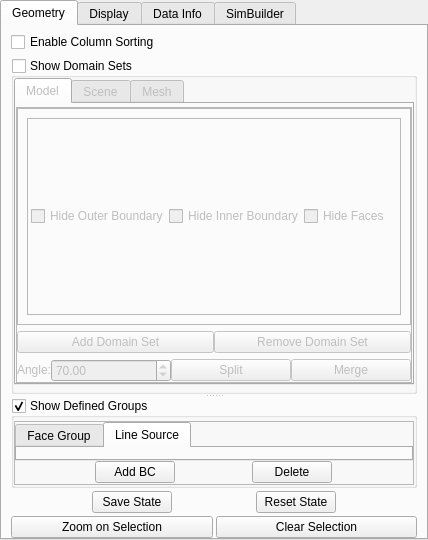
<?xml version="1.0" encoding="UTF-8"?>
<ui version="4.0">
 <class>qtCMBPanel</class>
 <widget class="QWidget" name="qtCMBPanel">
  <property name="geometry">
   <rect>
    <x>0</x>
    <y>0</y>
    <width>428</width>
    <height>540</height>
   </rect>
  </property>
  <property name="windowTitle">
   <string>Form</string>
  </property>
  <layout class="QGridLayout">
   <property name="margin">
    <number>0</number>
   </property>
   <property name="spacing">
    <number>0</number>
   </property>
   <item row="0" column="0">
    <widget class="QTabWidget" name="tabWidget">
     <property name="sizePolicy">
      <sizepolicy hsizetype="Preferred" vsizetype="Preferred">
       <horstretch>0</horstretch>
       <verstretch>0</verstretch>
      </sizepolicy>
     </property>
     <property name="autoFillBackground">
      <bool>false</bool>
     </property>
     <property name="currentIndex">
      <number>0</number>
     </property>
     <widget class="QWidget" name="tab">
      <attribute name="title">
       <string>Geometry</string>
      </attribute>
      <layout class="QVBoxLayout">
       <property name="spacing">
        <number>3</number>
       </property>
       <property name="leftMargin">
        <number>9</number>
       </property>
       <property name="topMargin">
        <number>3</number>
       </property>
       <property name="rightMargin">
        <number>9</number>
       </property>
       <property name="bottomMargin">
        <number>0</number>
       </property>
       <item>
        <layout class="QHBoxLayout" name="horizontalLayout_2">
         <property name="topMargin">
          <number>3</number>
         </property>
         <property name="bottomMargin">
          <number>3</number>
         </property>
         <item>
          <widget class="QCheckBox" name="checkBoxSorting">
           <property name="text">
            <string>Enable Column Sorting</string>
           </property>
          </widget>
         </item>
        </layout>
       </item>
       <item>
        <widget class="QSplitter" name="splitterLayout">
         <property name="minimumSize">
          <size>
           <width>0</width>
           <height>100</height>
          </size>
         </property>
         <property name="orientation">
          <enum>Qt::Vertical</enum>
         </property>
         <property name="childrenCollapsible">
          <bool>false</bool>
         </property>
         <widget class="QGroupBox" name="groupBoxMaterial">
          <property name="minimumSize">
           <size>
            <width>0</width>
            <height>50</height>
           </size>
          </property>
          <property name="title">
           <string>Show Domain Sets</string>
          </property>
          <property name="flat">
           <bool>false</bool>
          </property>
          <property name="checkable">
           <bool>true</bool>
          </property>
          <property name="checked">
           <bool>false</bool>
          </property>
          <layout class="QGridLayout">
           <property name="leftMargin">
            <number>0</number>
           </property>
           <property name="topMargin">
            <number>0</number>
           </property>
           <property name="rightMargin">
            <number>0</number>
           </property>
           <property name="bottomMargin">
            <number>6</number>
           </property>
           <item row="0" column="0">
            <widget class="QTabWidget" name="tabWidget_2">
             <property name="contextMenuPolicy">
              <enum>Qt::NoContextMenu</enum>
             </property>
             <property name="currentIndex">
              <number>0</number>
             </property>
             <property name="usesScrollButtons">
              <bool>false</bool>
             </property>
             <property name="tabsClosable">
              <bool>false</bool>
             </property>
             <property name="movable">
              <bool>false</bool>
             </property>
             <widget class="QWidget" name="tab_Model">
              <attribute name="title">
               <string>Model</string>
              </attribute>
              <layout class="QVBoxLayout" name="verticalLayout">
               <property name="leftMargin">
                <number>0</number>
               </property>
               <property name="topMargin">
                <number>3</number>
               </property>
               <property name="rightMargin">
                <number>0</number>
               </property>
               <property name="bottomMargin">
                <number>0</number>
               </property>
               <item>
                <widget class="QFrame" name="frameMaterails">
                 <property name="minimumSize">
                  <size>
                   <width>16</width>
                   <height>10</height>
                  </size>
                 </property>
                 <property name="frameShape">
                  <enum>QFrame::StyledPanel</enum>
                 </property>
                 <property name="frameShadow">
                  <enum>QFrame::Raised</enum>
                 </property>
                 <property name="lineWidth">
                  <number>0</number>
                 </property>
                 <layout class="QGridLayout">
                  <property name="horizontalSpacing">
                   <number>0</number>
                  </property>
                  <property name="margin">
                   <number>0</number>
                  </property>
                  <item row="2" column="0">
                   <layout class="QHBoxLayout" name="layoutSplitAndMerge">
                    <item>
                     <widget class="QLabel" name="label">
                      <property name="sizePolicy">
                       <sizepolicy hsizetype="Fixed" vsizetype="Fixed">
                        <horstretch>0</horstretch>
                        <verstretch>0</verstretch>
                       </sizepolicy>
                      </property>
                      <property name="text">
                       <string>Angle:</string>
                      </property>
                     </widget>
                    </item>
                    <item>
                     <widget class="pqDoubleSpinBox" name="featureAngle">
                      <property name="sizePolicy">
                       <sizepolicy hsizetype="Preferred" vsizetype="Fixed">
                        <horstretch>0</horstretch>
                        <verstretch>0</verstretch>
                       </sizepolicy>
                      </property>
                      <property name="suffix">
                       <string/>
                      </property>
                      <property name="minimum">
                       <double>1.000000000000000</double>
                      </property>
                      <property name="maximum">
                       <double>180.000000000000000</double>
                      </property>
                      <property name="value">
                       <double>70.000000000000000</double>
                      </property>
                     </widget>
                    </item>
                    <item>
                     <widget class="QPushButton" name="pushButton_ApplyAngle">
                      <property name="sizePolicy">
                       <sizepolicy hsizetype="Minimum" vsizetype="Fixed">
                        <horstretch>0</horstretch>
                        <verstretch>0</verstretch>
                       </sizepolicy>
                      </property>
                      <property name="toolTip">
                       <string>Detect faces with the new feature angle</string>
                      </property>
                      <property name="text">
                       <string>Split</string>
                      </property>
                      <property name="icon">
                       <iconset>
                        <normaloff>../../../../../Qt/qt-win-commercial-src-4.3.5/bin</normaloff>../../../../../Qt/qt-win-commercial-src-4.3.5/bin</iconset>
                      </property>
                     </widget>
                    </item>
                    <item>
                     <widget class="QPushButton" name="pushButton_merge">
                      <property name="text">
                       <string>Merge</string>
                      </property>
                     </widget>
                    </item>
                   </layout>
                  </item>
                  <item row="1" column="0">
                   <layout class="QHBoxLayout">
                    <item>
                     <widget class="QPushButton" name="pushButtonAddMaterial">
                      <property name="text">
                       <string>Add Domain Set</string>
                      </property>
                     </widget>
                    </item>
                    <item>
                     <widget class="QPushButton" name="pushButtonRemoveMaterial">
                      <property name="text">
                       <string>Remove Domain Set</string>
                      </property>
                     </widget>
                    </item>
                   </layout>
                  </item>
                  <item row="0" column="0">
                   <widget class="QFrame" name="frameMaterialTree">
                    <property name="sizePolicy">
                     <sizepolicy hsizetype="Expanding" vsizetype="Expanding">
                      <horstretch>0</horstretch>
                      <verstretch>0</verstretch>
                     </sizepolicy>
                    </property>
                    <property name="frameShape">
                     <enum>QFrame::StyledPanel</enum>
                    </property>
                    <property name="frameShadow">
                     <enum>QFrame::Raised</enum>
                    </property>
                    <property name="lineWidth">
                     <number>0</number>
                    </property>
                    <layout class="QVBoxLayout" name="verticalLayout_7">
                     <item>
                      <layout class="QVBoxLayout" name="verticalLayout_6">
                       <item>
                        <widget class="QFrame" name="frameHideEntity">
                         <property name="frameShape">
                          <enum>QFrame::StyledPanel</enum>
                         </property>
                         <property name="frameShadow">
                          <enum>QFrame::Raised</enum>
                         </property>
                         <layout class="QHBoxLayout" name="horizontalLayout_4">
                          <property name="spacing">
                           <number>0</number>
                          </property>
                          <property name="margin">
                           <number>0</number>
                          </property>
                          <item>
                           <layout class="QHBoxLayout" name="hideModelLayout">
                            <property name="spacing">
                             <number>0</number>
                            </property>
                            <property name="leftMargin">
                             <number>3</number>
                            </property>
                            <item>
                             <widget class="QCheckBox" name="checkBoxHideOuterBoundary">
                              <property name="text">
                               <string>Hide Outer Boundary</string>
                              </property>
                             </widget>
                            </item>
                            <item>
                             <widget class="QCheckBox" name="checkBoxHideInternal">
                              <property name="text">
                               <string>Hide Inner Boundary</string>
                              </property>
                             </widget>
                            </item>
                            <item>
                             <widget class="QCheckBox" name="checkBoxHideModelFaces">
                              <property name="text">
                               <string>Hide Faces</string>
                              </property>
                             </widget>
                            </item>
                           </layout>
                          </item>
                         </layout>
                        </widget>
                       </item>
                      </layout>
                     </item>
                    </layout>
                   </widget>
                  </item>
                 </layout>
                </widget>
               </item>
              </layout>
             </widget>
             <widget class="QWidget" name="tab_Scene">
              <attribute name="title">
               <string>Scene</string>
              </attribute>
              <layout class="QVBoxLayout" name="verticalLayout_2">
               <property name="margin">
                <number>0</number>
               </property>
               <item>
                <widget class="qtCMBTreeWidget" name="SceneGraph">
                 <property name="contextMenuPolicy">
                  <enum>Qt::NoContextMenu</enum>
                 </property>
                 <property name="toolTip">
                  <string>Objects contained in the Scene</string>
                 </property>
                 <property name="selectionMode">
                  <enum>QAbstractItemView::NoSelection</enum>
                 </property>
                 <column>
                  <property name="text">
                   <string>Scene</string>
                  </property>
                 </column>
                 <column>
                  <property name="text">
                   <string>Visibility</string>
                  </property>
                 </column>
                 <column>
                  <property name="text">
                   <string>Locked</string>
                  </property>
                 </column>
                </widget>
               </item>
              </layout>
             </widget>
             <widget class="QWidget" name="tab_Mesh">
              <attribute name="title">
               <string>Mesh</string>
              </attribute>
              <layout class="QVBoxLayout" name="verticalLayout_3">
               <item>
                <widget class="QFrame" name="frameMeshTree">
                 <property name="sizePolicy">
                  <sizepolicy hsizetype="Expanding" vsizetype="Expanding">
                   <horstretch>0</horstretch>
                   <verstretch>0</verstretch>
                  </sizepolicy>
                 </property>
                 <property name="frameShape">
                  <enum>QFrame::StyledPanel</enum>
                 </property>
                 <property name="frameShadow">
                  <enum>QFrame::Raised</enum>
                 </property>
                 <layout class="QVBoxLayout" name="verticalLayout_5">
                  <property name="spacing">
                   <number>7</number>
                  </property>
                  <property name="margin">
                   <number>0</number>
                  </property>
                 </layout>
                </widget>
               </item>
               <item>
                <layout class="QGridLayout" name="gridLayout_MeshVisibility">
                 <item row="0" column="0">
                  <widget class="QCheckBox" name="checkBoxShowFaceMesh">
                   <property name="text">
                    <string>Show Face Mesh</string>
                   </property>
                   <property name="checked">
                    <bool>true</bool>
                   </property>
                  </widget>
                 </item>
                 <item row="0" column="1">
                  <widget class="QCheckBox" name="checkBoxShowEdgeMesh">
                   <property name="text">
                    <string>Show Edge Mesh</string>
                   </property>
                   <property name="checked">
                    <bool>true</bool>
                   </property>
                  </widget>
                 </item>
                 <item row="1" column="0">
                  <widget class="QCheckBox" name="checkBoxShowEdgeMeshPoints">
                   <property name="text">
                    <string>Show Edge Mesh Points</string>
                   </property>
                  </widget>
                 </item>
                 <item row="1" column="1">
                  <widget class="QCheckBox" name="checkBoxShowEdgePoints">
                   <property name="text">
                    <string>Show Model Edge Points</string>
                   </property>
                  </widget>
                 </item>
                </layout>
               </item>
               <item>
                <widget class="QGroupBox" name="groupBox_MeshGlobal">
                 <property name="sizePolicy">
                  <sizepolicy hsizetype="Preferred" vsizetype="Fixed">
                   <horstretch>0</horstretch>
                   <verstretch>0</verstretch>
                  </sizepolicy>
                 </property>
                 <property name="title">
                  <string>Set Global Parameters</string>
                 </property>
                 <layout class="QHBoxLayout" name="horizontalLayout">
                  <property name="topMargin">
                   <number>3</number>
                  </property>
                  <property name="bottomMargin">
                   <number>3</number>
                  </property>
                  <item>
                   <widget class="QLabel" name="label_5">
                    <property name="sizePolicy">
                     <sizepolicy hsizetype="Preferred" vsizetype="Fixed">
                      <horstretch>0</horstretch>
                      <verstretch>0</verstretch>
                     </sizepolicy>
                    </property>
                    <property name="text">
                     <string>Min Angle</string>
                    </property>
                   </widget>
                  </item>
                  <item>
                   <widget class="QLineEdit" name="lineEdit_MeshMinAngle">
                    <property name="sizePolicy">
                     <sizepolicy hsizetype="Expanding" vsizetype="Fixed">
                      <horstretch>0</horstretch>
                      <verstretch>0</verstretch>
                     </sizepolicy>
                    </property>
                    <property name="text">
                     <string>0</string>
                    </property>
                   </widget>
                  </item>
                  <item>
                   <widget class="QLabel" name="label_6">
                    <property name="sizePolicy">
                     <sizepolicy hsizetype="Preferred" vsizetype="Fixed">
                      <horstretch>0</horstretch>
                      <verstretch>0</verstretch>
                     </sizepolicy>
                    </property>
                    <property name="text">
                     <string>Edge Length</string>
                    </property>
                   </widget>
                  </item>
                  <item>
                   <widget class="QLineEdit" name="lineEdit_MeshGlobalLen">
                    <property name="sizePolicy">
                     <sizepolicy hsizetype="Expanding" vsizetype="Fixed">
                      <horstretch>0</horstretch>
                      <verstretch>0</verstretch>
                     </sizepolicy>
                    </property>
                    <property name="text">
                     <string>0</string>
                    </property>
                   </widget>
                  </item>
                 </layout>
                </widget>
               </item>
               <item>
                <widget class="QGroupBox" name="groupBox_MeshLocal">
                 <property name="sizePolicy">
                  <sizepolicy hsizetype="Preferred" vsizetype="Fixed">
                   <horstretch>0</horstretch>
                   <verstretch>0</verstretch>
                  </sizepolicy>
                 </property>
                 <property name="title">
                  <string>Set Local Parameters For Selected Mesh</string>
                 </property>
                 <layout class="QGridLayout" name="gridLayout">
                  <property name="topMargin">
                   <number>3</number>
                  </property>
                  <property name="bottomMargin">
                   <number>3</number>
                  </property>
                  <item row="0" column="5">
                   <widget class="QLineEdit" name="lineEdit_MeshLocalLen">
                    <property name="sizePolicy">
                     <sizepolicy hsizetype="Expanding" vsizetype="Fixed">
                      <horstretch>0</horstretch>
                      <verstretch>0</verstretch>
                     </sizepolicy>
                    </property>
                    <property name="text">
                     <string>0</string>
                    </property>
                   </widget>
                  </item>
                  <item row="1" column="0" colspan="2">
                   <widget class="QLabel" name="label_4">
                    <property name="text">
                     <string>Representation</string>
                    </property>
                   </widget>
                  </item>
                  <item row="0" column="0">
                   <widget class="QLabel" name="label_8">
                    <property name="sizePolicy">
                     <sizepolicy hsizetype="Preferred" vsizetype="Fixed">
                      <horstretch>0</horstretch>
                      <verstretch>0</verstretch>
                     </sizepolicy>
                    </property>
                    <property name="text">
                     <string>Min Angle</string>
                    </property>
                   </widget>
                  </item>
                  <item row="0" column="3">
                   <widget class="QLabel" name="label_3">
                    <property name="text">
                     <string>Edge Length</string>
                    </property>
                   </widget>
                  </item>
                  <item row="0" column="2">
                   <widget class="QLineEdit" name="lineEdit_MeshLocalMinAngle">
                    <property name="sizePolicy">
                     <sizepolicy hsizetype="Expanding" vsizetype="Fixed">
                      <horstretch>0</horstretch>
                      <verstretch>0</verstretch>
                     </sizepolicy>
                    </property>
                    <property name="text">
                     <string>0</string>
                    </property>
                   </widget>
                  </item>
                  <item row="1" column="2" colspan="3">
                   <widget class="QComboBox" name="comboBoxFaceMeshRep"/>
                  </item>
                 </layout>
                </widget>
               </item>
               <item>
                <layout class="QHBoxLayout" name="horizontalLayout_3">
                 <item>
                  <widget class="QPushButton" name="pushButton_MeshApply">
                   <property name="text">
                    <string>Apply</string>
                   </property>
                  </widget>
                 </item>
                 <item>
                  <widget class="QPushButton" name="pushButtonSaveAnalysisMesh">
                   <property name="text">
                    <string>Save Analysis Mesh</string>
                   </property>
                  </widget>
                 </item>
                </layout>
               </item>
              </layout>
             </widget>
            </widget>
           </item>
          </layout>
         </widget>
         <widget class="QGroupBox" name="groupBoxBCGroup">
          <property name="minimumSize">
           <size>
            <width>0</width>
            <height>20</height>
           </size>
          </property>
          <property name="title">
           <string>Show Defined Groups</string>
          </property>
          <property name="flat">
           <bool>false</bool>
          </property>
          <property name="checkable">
           <bool>true</bool>
          </property>
          <property name="checked">
           <bool>true</bool>
          </property>
          <layout class="QGridLayout">
           <property name="leftMargin">
            <number>0</number>
           </property>
           <property name="topMargin">
            <number>3</number>
           </property>
           <property name="rightMargin">
            <number>0</number>
           </property>
           <property name="bottomMargin">
            <number>0</number>
           </property>
           <property name="spacing">
            <number>0</number>
           </property>
           <item row="0" column="0">
            <widget class="QFrame" name="frameBCGroups">
             <property name="minimumSize">
              <size>
               <width>16</width>
               <height>10</height>
              </size>
             </property>
             <property name="frameShape">
              <enum>QFrame::StyledPanel</enum>
             </property>
             <property name="frameShadow">
              <enum>QFrame::Raised</enum>
             </property>
             <property name="lineWidth">
              <number>0</number>
             </property>
             <layout class="QVBoxLayout">
              <property name="spacing">
               <number>0</number>
              </property>
              <property name="margin">
               <number>0</number>
              </property>
              <item>
               <widget class="QTabWidget" name="tabWidget_BCS">
                <property name="enabled">
                 <bool>true</bool>
                </property>
                <property name="currentIndex">
                 <number>1</number>
                </property>
                <widget class="QWidget" name="tab_FacetBCS">
                 <attribute name="title">
                  <string>Face Group</string>
                 </attribute>
                 <layout class="QGridLayout">
                  <property name="margin">
                   <number>0</number>
                  </property>
                 </layout>
                </widget>
                <widget class="QWidget" name="tab_LineGroup">
                 <attribute name="title">
                  <string>Line Source</string>
                 </attribute>
                </widget>
               </widget>
              </item>
              <item>
               <widget class="QStackedWidget" name="stackedWidget">
                <property name="sizePolicy">
                 <sizepolicy hsizetype="Preferred" vsizetype="Fixed">
                  <horstretch>0</horstretch>
                  <verstretch>0</verstretch>
                 </sizepolicy>
                </property>
                <property name="minimumSize">
                 <size>
                  <width>10</width>
                  <height>10</height>
                 </size>
                </property>
                <property name="currentIndex">
                 <number>0</number>
                </property>
                <widget class="QWidget" name="page_BCS">
                 <layout class="QHBoxLayout">
                  <property name="topMargin">
                   <number>0</number>
                  </property>
                  <property name="bottomMargin">
                   <number>0</number>
                  </property>
                  <item>
                   <widget class="QPushButton" name="pushButtonAddBC">
                    <property name="sizePolicy">
                     <sizepolicy hsizetype="Fixed" vsizetype="Fixed">
                      <horstretch>0</horstretch>
                      <verstretch>0</verstretch>
                     </sizepolicy>
                    </property>
                    <property name="text">
                     <string>Add BC</string>
                    </property>
                   </widget>
                  </item>
                  <item>
                   <widget class="QPushButton" name="pushButtonRemoveBC">
                    <property name="sizePolicy">
                     <sizepolicy hsizetype="Fixed" vsizetype="Fixed">
                      <horstretch>0</horstretch>
                      <verstretch>0</verstretch>
                     </sizepolicy>
                    </property>
                    <property name="text">
                     <string>Delete</string>
                    </property>
                   </widget>
                  </item>
                 </layout>
                </widget>
                <widget class="QWidget" name="page_Line">
                 <property name="enabled">
                  <bool>false</bool>
                 </property>
                 <layout class="QHBoxLayout">
                  <property name="topMargin">
                   <number>0</number>
                  </property>
                  <property name="bottomMargin">
                   <number>0</number>
                  </property>
                  <item>
                   <widget class="QLabel" name="label_2">
                    <property name="sizePolicy">
                     <sizepolicy hsizetype="Fixed" vsizetype="Fixed">
                      <horstretch>0</horstretch>
                      <verstretch>0</verstretch>
                     </sizepolicy>
                    </property>
                    <property name="text">
                     <string>Line Resolution: </string>
                    </property>
                   </widget>
                  </item>
                  <item>
                   <widget class="QSpinBox" name="spinBoxLineRes">
                    <property name="minimum">
                     <number>1</number>
                    </property>
                    <property name="maximum">
                     <number>999999</number>
                    </property>
                   </widget>
                  </item>
                  <item>
                   <widget class="QPushButton" name="pushButtonApplyRes">
                    <property name="sizePolicy">
                     <sizepolicy hsizetype="Fixed" vsizetype="Fixed">
                      <horstretch>0</horstretch>
                      <verstretch>0</verstretch>
                     </sizepolicy>
                    </property>
                    <property name="text">
                     <string>Apply</string>
                    </property>
                   </widget>
                  </item>
                 </layout>
                </widget>
               </widget>
              </item>
             </layout>
            </widget>
           </item>
          </layout>
         </widget>
        </widget>
       </item>
       <item>
        <layout class="QHBoxLayout">
         <item>
          <widget class="QPushButton" name="pushButton_accept">
           <property name="sizePolicy">
            <sizepolicy hsizetype="Fixed" vsizetype="Fixed">
             <horstretch>0</horstretch>
             <verstretch>0</verstretch>
            </sizepolicy>
           </property>
           <property name="toolTip">
            <string>Save Current Material and Model Faces as a temparory reset-to state.</string>
           </property>
           <property name="text">
            <string>Save State</string>
           </property>
          </widget>
         </item>
         <item>
          <widget class="QPushButton" name="pushButton_Reset">
           <property name="sizePolicy">
            <sizepolicy hsizetype="Fixed" vsizetype="Fixed">
             <horstretch>0</horstretch>
             <verstretch>0</verstretch>
            </sizepolicy>
           </property>
           <property name="toolTip">
            <string>Reverse the Material and Model Faces to last saved reset-to state.</string>
           </property>
           <property name="text">
            <string>Reset State</string>
           </property>
          </widget>
         </item>
        </layout>
       </item>
       <item>
        <layout class="QHBoxLayout">
         <item>
          <widget class="QPushButton" name="ZoomButton">
           <property name="text">
            <string>Zoom on Selection</string>
           </property>
          </widget>
         </item>
         <item>
          <widget class="QPushButton" name="pushButtonClearSelection">
           <property name="enabled">
            <bool>true</bool>
           </property>
           <property name="text">
            <string>Clear Selection</string>
           </property>
          </widget>
         </item>
        </layout>
       </item>
      </layout>
     </widget>
     <widget class="QWidget" name="tab_2">
      <attribute name="title">
       <string>Display</string>
      </attribute>
      <layout class="QVBoxLayout">
       <item>
        <widget class="QFrame" name="appearanceFrame">
         <property name="sizePolicy">
          <sizepolicy hsizetype="Ignored" vsizetype="Preferred">
           <horstretch>0</horstretch>
           <verstretch>0</verstretch>
          </sizepolicy>
         </property>
         <property name="frameShape">
          <enum>QFrame::NoFrame</enum>
         </property>
         <property name="frameShadow">
          <enum>QFrame::Raised</enum>
         </property>
        </widget>
       </item>
      </layout>
     </widget>
     <widget class="QWidget" name="tab_3">
      <attribute name="title">
       <string>Data Info</string>
      </attribute>
      <layout class="QVBoxLayout">
       <item>
        <widget class="QTableWidget" name="informationTable">
         <property name="sizePolicy">
          <sizepolicy hsizetype="Expanding" vsizetype="Preferred">
           <horstretch>255</horstretch>
           <verstretch>0</verstretch>
          </sizepolicy>
         </property>
         <column>
          <property name="text">
           <string>Properties</string>
          </property>
         </column>
         <column>
          <property name="text">
           <string>Values</string>
          </property>
         </column>
        </widget>
       </item>
      </layout>
     </widget>
     <widget class="QWidget" name="tab_SimBuilder">
      <attribute name="title">
       <string>SimBuilder</string>
      </attribute>
     </widget>
    </widget>
   </item>
  </layout>
 </widget>
 <customwidgets>
  <customwidget>
   <class>pqDoubleSpinBox</class>
   <extends>QDoubleSpinBox</extends>
   <header>pqDoubleSpinBox.h</header>
  </customwidget>
  <customwidget>
   <class>qtCMBTreeWidget</class>
   <extends>QTreeWidget</extends>
   <header>qtCMBTreeWidget.h</header>
  </customwidget>
 </customwidgets>
 <resources/>
 <connections/>
</ui>
